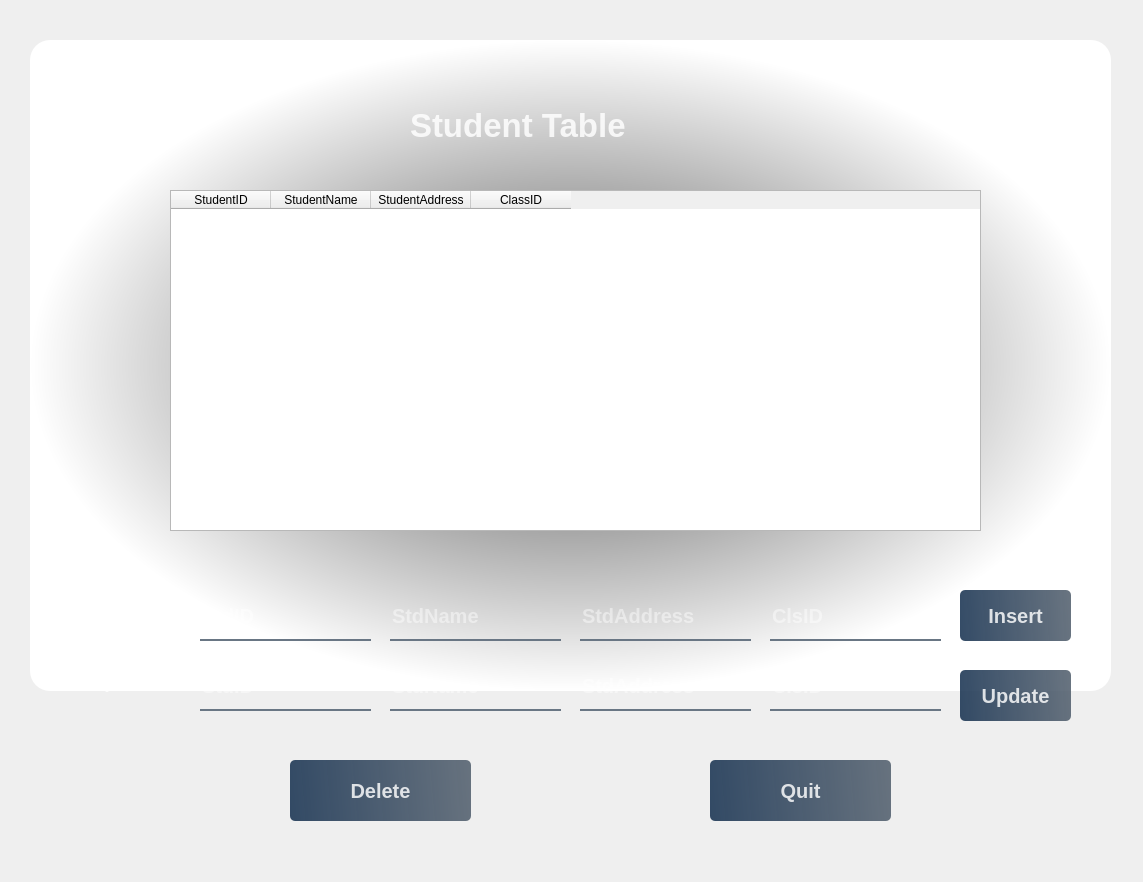
<?xml version="1.0" encoding="UTF-8"?>
<ui version="4.0">
 <class>Form</class>
 <widget class="QWidget" name="Form">
  <property name="geometry">
   <rect>
    <x>0</x>
    <y>0</y>
    <width>1143</width>
    <height>882</height>
   </rect>
  </property>
  <property name="windowTitle">
   <string>Form</string>
  </property>
  <widget class="QWidget" name="widget" native="true">
   <property name="geometry">
    <rect>
     <x>10</x>
     <y>20</y>
     <width>1121</width>
     <height>841</height>
    </rect>
   </property>
   <widget class="QLabel" name="TitleLabel">
    <property name="geometry">
     <rect>
      <x>400</x>
      <y>50</y>
      <width>321</width>
      <height>111</height>
     </rect>
    </property>
    <property name="font">
     <font>
      <pointsize>25</pointsize>
      <weight>75</weight>
      <bold>true</bold>
     </font>
    </property>
    <property name="styleSheet">
     <string notr="true">color: rgba(255,255,255,210);</string>
    </property>
    <property name="text">
     <string>Student Table</string>
    </property>
   </widget>
   <widget class="QLabel" name="bg">
    <property name="geometry">
     <rect>
      <x>20</x>
      <y>20</y>
      <width>1081</width>
      <height>811</height>
     </rect>
    </property>
    <property name="styleSheet">
     <string notr="true">
border-image: url(:/bg/bg.jpg);
border-radius: 20px;</string>
    </property>
    <property name="text">
     <string/>
    </property>
   </widget>
   <widget class="QLabel" name="bg_2">
    <property name="geometry">
     <rect>
      <x>20</x>
      <y>20</y>
      <width>1081</width>
      <height>651</height>
     </rect>
    </property>
    <property name="styleSheet">
     <string notr="true">background-color: qradialgradient(spread:pad, cx:0.5, cy:0.5, radius:0.5, fx:0.5, fy:0.5, stop:0 rgba(76, 76, 76, 255), stop:1 rgba(255, 255, 255, 255));
border-radius: 20px;</string>
    </property>
    <property name="text">
     <string/>
    </property>
   </widget>
   <widget class="QPushButton" name="QuitButton">
    <property name="geometry">
     <rect>
      <x>700</x>
      <y>740</y>
      <width>181</width>
      <height>61</height>
     </rect>
    </property>
    <property name="font">
     <font>
      <pointsize>15</pointsize>
      <weight>75</weight>
      <bold>true</bold>
     </font>
    </property>
    <property name="styleSheet">
     <string notr="true">QPushButton#QuitButton{
background-color: qlineargradient(spread:pad, x1:0, y1:0.505682, x2:1, y2:0.477, stop:0 rgba(20,47,78,219), stop:1 rgba(85,98,112,226));
color: rgba(255,255,255,210);
border-radius:5px;
}

QPushButton#QuitButton:hover{
background-color: qlineargradient(spread:pad, x1:0, y1:0.505682, x2:1, y2:0.477, stop:0 rgba(40,67,98,219), stop:1 rgba(105,118,132,226));
}

QPushButton#QuitButton:pressed{
padding-left:5px;
padding-top:5px;
background-color:rgba(105,118,132,200);
}</string>
    </property>
    <property name="text">
     <string>Quit</string>
    </property>
   </widget>
   <widget class="QTableWidget" name="TableData">
    <property name="geometry">
     <rect>
      <x>160</x>
      <y>170</y>
      <width>811</width>
      <height>341</height>
     </rect>
    </property>
    <column>
     <property name="text">
      <string>StudentID</string>
     </property>
    </column>
    <column>
     <property name="text">
      <string>StudentName</string>
     </property>
    </column>
    <column>
     <property name="text">
      <string>StudentAddress</string>
     </property>
    </column>
    <column>
     <property name="text">
      <string>ClassID</string>
     </property>
    </column>
   </widget>
   <widget class="QPushButton" name="DeleteButton">
    <property name="geometry">
     <rect>
      <x>280</x>
      <y>740</y>
      <width>181</width>
      <height>61</height>
     </rect>
    </property>
    <property name="font">
     <font>
      <pointsize>15</pointsize>
      <weight>75</weight>
      <bold>true</bold>
     </font>
    </property>
    <property name="styleSheet">
     <string notr="true">QPushButton#DeleteButton{
background-color: qlineargradient(spread:pad, x1:0, y1:0.505682, x2:1, y2:0.477, stop:0 rgba(20,47,78,219), stop:1 rgba(85,98,112,226));
color: rgba(255,255,255,210);
border-radius:5px;
}

QPushButton#DeleteButton:hover{
background-color: qlineargradient(spread:pad, x1:0, y1:0.505682, x2:1, y2:0.477, stop:0 rgba(40,67,98,219), stop:1 rgba(105,118,132,226));
}

QPushButton#DeleteButton:pressed{
padding-left:5px;
padding-top:5px;
background-color:rgba(105,118,132,200);
}</string>
    </property>
    <property name="text">
     <string>Delete</string>
    </property>
   </widget>
   <widget class="QLabel" name="InsertLabel">
    <property name="geometry">
     <rect>
      <x>80</x>
      <y>580</y>
      <width>81</width>
      <height>41</height>
     </rect>
    </property>
    <property name="font">
     <font>
      <pointsize>15</pointsize>
      <weight>75</weight>
      <bold>true</bold>
      <underline>false</underline>
     </font>
    </property>
    <property name="styleSheet">
     <string notr="true">color: rgba(255,255,255,210);</string>
    </property>
    <property name="text">
     <string>Insert</string>
    </property>
   </widget>
   <widget class="QLabel" name="UpdateLabel">
    <property name="geometry">
     <rect>
      <x>80</x>
      <y>640</y>
      <width>101</width>
      <height>41</height>
     </rect>
    </property>
    <property name="font">
     <font>
      <pointsize>15</pointsize>
      <weight>75</weight>
      <bold>true</bold>
      <underline>false</underline>
      <strikeout>false</strikeout>
     </font>
    </property>
    <property name="styleSheet">
     <string notr="true">color: rgba(255,255,255,210);</string>
    </property>
    <property name="text">
     <string>Update</string>
    </property>
   </widget>
   <widget class="QLineEdit" name="TextStdID_Insert">
    <property name="geometry">
     <rect>
      <x>190</x>
      <y>580</y>
      <width>171</width>
      <height>41</height>
     </rect>
    </property>
    <property name="font">
     <font>
      <pointsize>15</pointsize>
      <weight>75</weight>
      <bold>true</bold>
     </font>
    </property>
    <property name="styleSheet">
     <string notr="true">background-color:rgba(0,0,0,0);
border:none;
border-bottom:2px solid rgba(105,118,132,255);
color:rgba(255,255,255,230);
padding-bottom:7px;</string>
    </property>
    <property name="placeholderText">
     <string>StdID</string>
    </property>
   </widget>
   <widget class="QLineEdit" name="TextStdName_Insert">
    <property name="geometry">
     <rect>
      <x>380</x>
      <y>580</y>
      <width>171</width>
      <height>41</height>
     </rect>
    </property>
    <property name="font">
     <font>
      <pointsize>15</pointsize>
      <weight>75</weight>
      <bold>true</bold>
     </font>
    </property>
    <property name="styleSheet">
     <string notr="true">background-color:rgba(0,0,0,0);
border:none;
border-bottom:2px solid rgba(105,118,132,255);
color:rgba(255,255,255,230);
padding-bottom:7px;</string>
    </property>
    <property name="placeholderText">
     <string>StdName</string>
    </property>
   </widget>
   <widget class="QLineEdit" name="TextStdAddress_Insert">
    <property name="geometry">
     <rect>
      <x>570</x>
      <y>580</y>
      <width>171</width>
      <height>41</height>
     </rect>
    </property>
    <property name="font">
     <font>
      <pointsize>15</pointsize>
      <weight>75</weight>
      <bold>true</bold>
     </font>
    </property>
    <property name="styleSheet">
     <string notr="true">background-color:rgba(0,0,0,0);
border:none;
border-bottom:2px solid rgba(105,118,132,255);
color:rgba(255,255,255,230);
padding-bottom:7px;</string>
    </property>
    <property name="placeholderText">
     <string>StdAddress</string>
    </property>
   </widget>
   <widget class="QLineEdit" name="TextClsID_Insert">
    <property name="geometry">
     <rect>
      <x>760</x>
      <y>580</y>
      <width>171</width>
      <height>41</height>
     </rect>
    </property>
    <property name="font">
     <font>
      <pointsize>15</pointsize>
      <weight>75</weight>
      <bold>true</bold>
     </font>
    </property>
    <property name="styleSheet">
     <string notr="true">background-color:rgba(0,0,0,0);
border:none;
border-bottom:2px solid rgba(105,118,132,255);
color:rgba(255,255,255,230);
padding-bottom:7px;</string>
    </property>
    <property name="placeholderText">
     <string>ClsID</string>
    </property>
   </widget>
   <widget class="QLineEdit" name="TextClsID_Update">
    <property name="geometry">
     <rect>
      <x>760</x>
      <y>650</y>
      <width>171</width>
      <height>41</height>
     </rect>
    </property>
    <property name="font">
     <font>
      <pointsize>15</pointsize>
      <weight>75</weight>
      <bold>true</bold>
     </font>
    </property>
    <property name="styleSheet">
     <string notr="true">background-color:rgba(0,0,0,0);
border:none;
border-bottom:2px solid rgba(105,118,132,255);
color:rgba(255,255,255,230);
padding-bottom:7px;</string>
    </property>
    <property name="placeholderText">
     <string>ClsID</string>
    </property>
   </widget>
   <widget class="QLineEdit" name="TextStdName_Update">
    <property name="geometry">
     <rect>
      <x>380</x>
      <y>650</y>
      <width>171</width>
      <height>41</height>
     </rect>
    </property>
    <property name="font">
     <font>
      <pointsize>15</pointsize>
      <weight>75</weight>
      <bold>true</bold>
     </font>
    </property>
    <property name="styleSheet">
     <string notr="true">background-color:rgba(0,0,0,0);
border:none;
border-bottom:2px solid rgba(105,118,132,255);
color:rgba(255,255,255,230);
padding-bottom:7px;</string>
    </property>
    <property name="placeholderText">
     <string>StdName</string>
    </property>
   </widget>
   <widget class="QLineEdit" name="TextStdID_Update">
    <property name="geometry">
     <rect>
      <x>190</x>
      <y>650</y>
      <width>171</width>
      <height>41</height>
     </rect>
    </property>
    <property name="font">
     <font>
      <pointsize>15</pointsize>
      <weight>75</weight>
      <bold>true</bold>
     </font>
    </property>
    <property name="styleSheet">
     <string notr="true">background-color:rgba(0,0,0,0);
border:none;
border-bottom:2px solid rgba(105,118,132,255);
color:rgba(255,255,255,230);
padding-bottom:7px;</string>
    </property>
    <property name="placeholderText">
     <string>StdID</string>
    </property>
   </widget>
   <widget class="QLineEdit" name="TextStdAddress_Update">
    <property name="geometry">
     <rect>
      <x>570</x>
      <y>650</y>
      <width>171</width>
      <height>41</height>
     </rect>
    </property>
    <property name="font">
     <font>
      <pointsize>15</pointsize>
      <weight>75</weight>
      <bold>true</bold>
     </font>
    </property>
    <property name="styleSheet">
     <string notr="true">background-color:rgba(0,0,0,0);
border:none;
border-bottom:2px solid rgba(105,118,132,255);
color:rgba(255,255,255,230);
padding-bottom:7px;</string>
    </property>
    <property name="placeholderText">
     <string>StdAddress</string>
    </property>
   </widget>
   <widget class="QPushButton" name="InsertButton">
    <property name="geometry">
     <rect>
      <x>950</x>
      <y>570</y>
      <width>111</width>
      <height>51</height>
     </rect>
    </property>
    <property name="font">
     <font>
      <pointsize>15</pointsize>
      <weight>75</weight>
      <bold>true</bold>
     </font>
    </property>
    <property name="styleSheet">
     <string notr="true">QPushButton#InsertButton{
background-color: qlineargradient(spread:pad, x1:0, y1:0.505682, x2:1, y2:0.477, stop:0 rgba(20,47,78,219), stop:1 rgba(85,98,112,226));
color: rgba(255,255,255,210);
border-radius:5px;
}

QPushButton#InsertButton:hover{
background-color: qlineargradient(spread:pad, x1:0, y1:0.505682, x2:1, y2:0.477, stop:0 rgba(40,67,98,219), stop:1 rgba(105,118,132,226));
}

QPushButton#InsertButton:pressed{
padding-left:5px;
padding-top:5px;
background-color:rgba(105,118,132,200);
}</string>
    </property>
    <property name="text">
     <string>Insert</string>
    </property>
   </widget>
   <widget class="QPushButton" name="UpdateButton">
    <property name="geometry">
     <rect>
      <x>950</x>
      <y>650</y>
      <width>111</width>
      <height>51</height>
     </rect>
    </property>
    <property name="font">
     <font>
      <pointsize>15</pointsize>
      <weight>75</weight>
      <bold>true</bold>
     </font>
    </property>
    <property name="styleSheet">
     <string notr="true">QPushButton#UpdateButton{
background-color: qlineargradient(spread:pad, x1:0, y1:0.505682, x2:1, y2:0.477, stop:0 rgba(20,47,78,219), stop:1 rgba(85,98,112,226));
color: rgba(255,255,255,210);
border-radius:5px;
}

QPushButton#UpdateButton:hover{
background-color: qlineargradient(spread:pad, x1:0, y1:0.505682, x2:1, y2:0.477, stop:0 rgba(40,67,98,219), stop:1 rgba(105,118,132,226));
}

QPushButton#UpdateButton:pressed{
padding-left:5px;
padding-top:5px;
background-color:rgba(105,118,132,200);
}</string>
    </property>
    <property name="text">
     <string>Update</string>
    </property>
   </widget>
   <zorder>bg_2</zorder>
   <zorder>bg</zorder>
   <zorder>TitleLabel</zorder>
   <zorder>QuitButton</zorder>
   <zorder>TableData</zorder>
   <zorder>DeleteButton</zorder>
   <zorder>InsertLabel</zorder>
   <zorder>UpdateLabel</zorder>
   <zorder>TextStdID_Insert</zorder>
   <zorder>TextStdName_Insert</zorder>
   <zorder>TextStdAddress_Insert</zorder>
   <zorder>TextClsID_Insert</zorder>
   <zorder>TextClsID_Update</zorder>
   <zorder>TextStdName_Update</zorder>
   <zorder>TextStdID_Update</zorder>
   <zorder>TextStdAddress_Update</zorder>
   <zorder>InsertButton</zorder>
   <zorder>UpdateButton</zorder>
  </widget>
 </widget>
 <resources>
  <include location="res.qrc"/>
 </resources>
 <connections/>
</ui>
